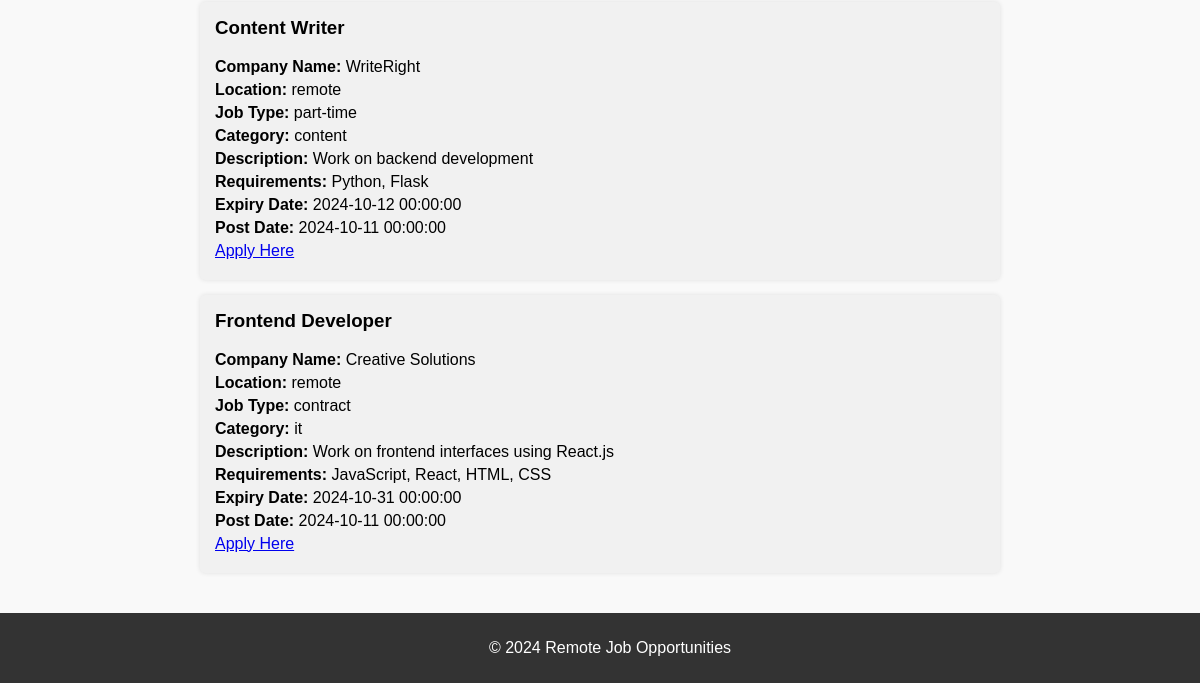
Before: / (lower part) with the older database file.
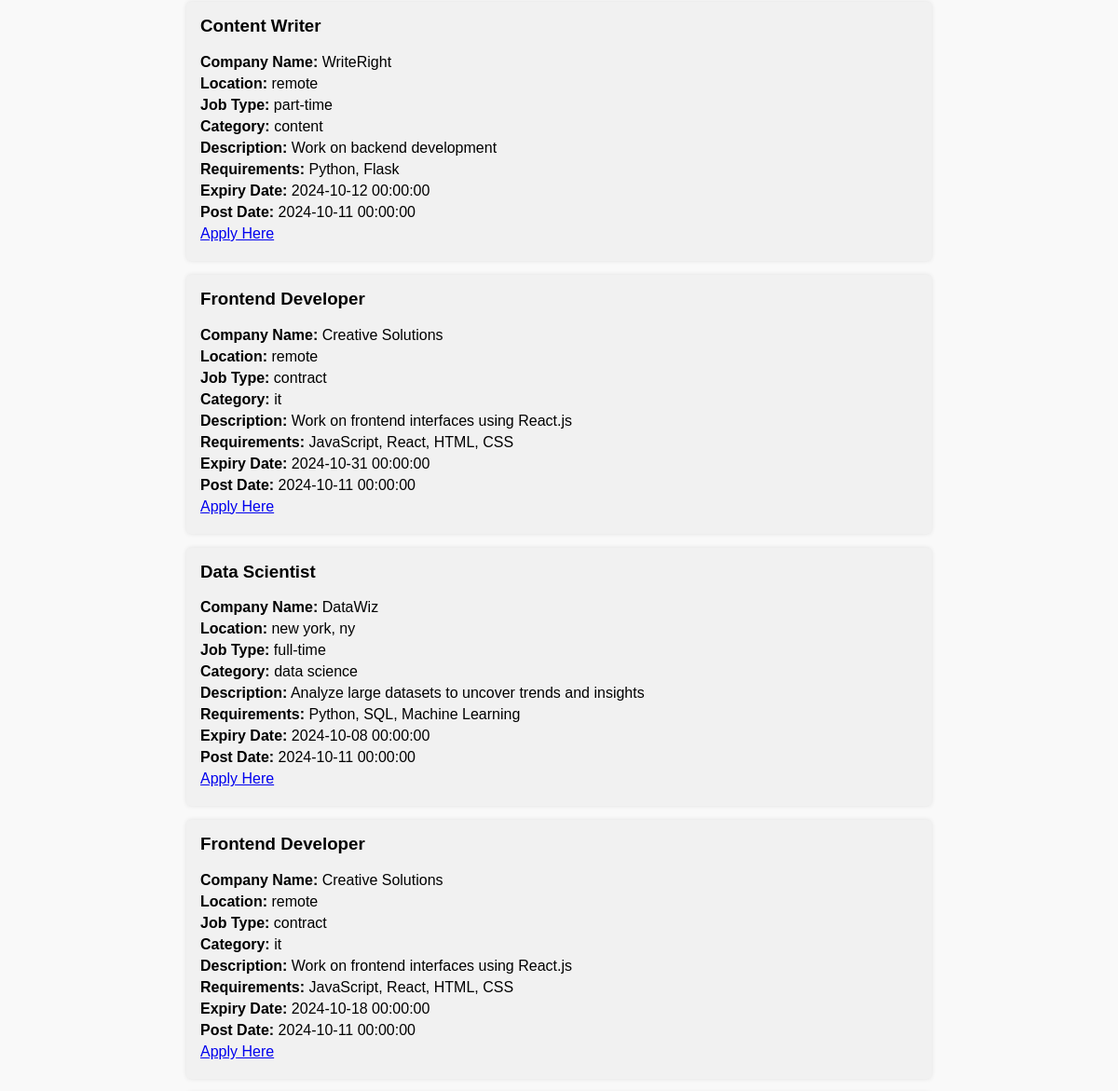
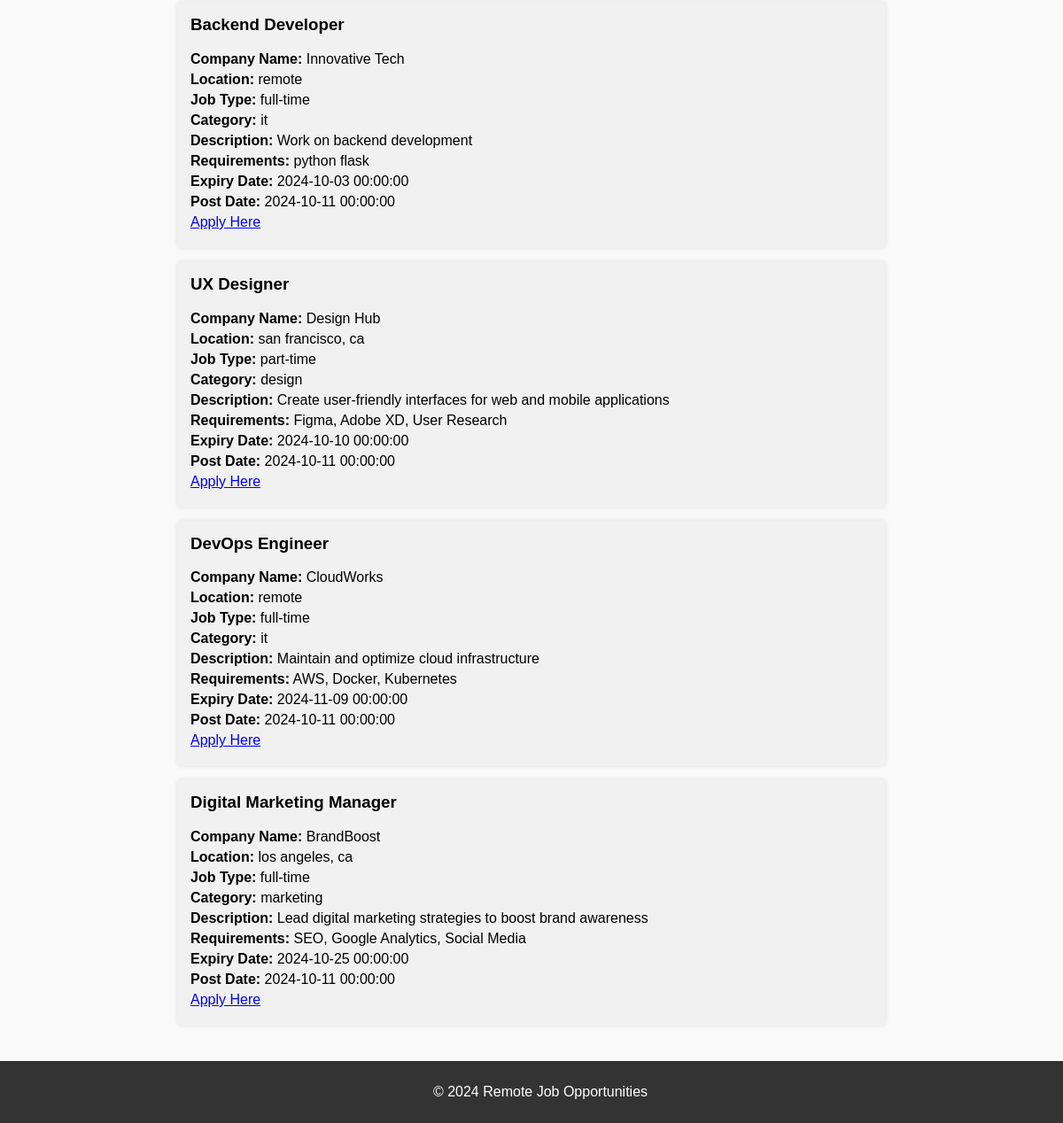
After: the same page with the newer database file (2 pictures, top to bottom).
### app/jobs/models.py (models this page shows, shortened)
class Job(db.Model):
    __tablename__ = 'job'
    id = db.Column(db.Integer, primary_key = True)
    company_id = db.Column(db.Integer, db.ForeignKey('company.id'), nullable=True)
    job_title = db.Column(db.String(200), nullable=False)
    company_name = db.Column(db.String(100), nullable=False)
    location = db.Column(db.String(100), nullable=False)
    category = db.Column(db.Text, nullable=False)
    job_type = db.Column(db.String(100), nullable=False)
    description = db.Column(db.Text, nullable=False)
    requirements = db.Column(db.Text, nullable=False)
    post_date = db.Column(db.DateTime, default = datetime.datetime.now(datetime.UTC).date())
    expire_date = db.Column(db.DateTime, nullable=False)
    application_link = db.Column(db.String(100), nullable=False)
    company = db.relationship('Company', backref=db.backref('job', lazy=True))

### app/jobs/routes.py (the view)
@jobs_bp.route('/', strict_slashes=False, methods=['GET'])
def get_jobs():
    query = Job.query
    job_type = request.args.get('job_type')
    location = request.args.get('location')
    category = request.args.get('category')
    if job_type and job_type.lower() != "All":
        query = query.filter(Job.job_type == job_type)
    if location and location.lower() != "Anywhere":
        query = query.filter(Job.location == location)
    if category and category.lower() != "All":
        query = query.filter(Job.category == category)
    jobs = query.all() # returns a list instances of Job class
    return render_template('jobs_listing.html', jobs=jobs)

### app/templates/jobs_listing.html (shortened to what this page needs)
{% extends 'base.html' %}
{% block content %}
    <ul class="job-listing">
        {% for job in jobs %}
            <li class="job-item">
                <h3>{{ job.job_title }}</h3>
                <p><strong>Company Name:</strong> {{ job.company_name }}</p>
                <p><strong>Location:</strong> {{ job.location }}</p>
                <p><strong>Job Type:</strong> {{ job.job_type }}</p>
                <p><strong>Category:</strong> {{ job.category }}</p>
                <p><strong>Description:</strong> {{ job.description }}</p>
                <p><strong>Requirements:</strong> {{ job.requirements }}</p>
                <p><strong>Expiry Date:</strong> {{ job.expire_date }}</p>
                <p><strong>Post Date:</strong> {{ job.post_date }}</p>
                <p><a href="{{ job.application_link }}" target="_blank">Apply Here</a></p>
            </li>
        {% else %}
            <p>No job listings found matching your criteria.</p>
        {% endfor %}
    </ul>
{% endblock %}

### app/templates/base.html (shortened to what this page needs)
<!DOCTYPE html>
<html lang="en">
<head>
    <link rel="stylesheet" href="{{ url_for('static', filename='css/base.css') }}">
    <link rel="stylesheet" href="{{ url_for('static', filename='css/job_post.css') }}">
    <link rel="stylesheet" href="{{ url_for('static', filename='css/job_listing.css') }}">
    <link rel="stylesheet" href="{{ url_for('static', filename='css/dashboard.css') }}">
    <link rel="stylesheet" href="{{ url_for('static', filename='css/login.css') }}">
    <link rel="stylesheet" href="{{ url_for('static', filename='css/register.css') }}">
</head>
<body>
    <div class="container">
        {% block content %}{% endblock %}
    </div>
    <footer>
        <p>&copy; 2024 Remote Job Opportunities</p>
    </footer>
</body>
</html>

### app/static/css/base.css (style rules this page uses)
html, body { height: 100%; }
body { font-family: Arial, sans-serif; margin: 0; padding: 0; background-color: #f9f9f9; display: flex; flex-direction: column; }
.container { padding: 20px; flex: 1; }
footer { text-align: center; padding: 10px; background-color: #333; color: white; width: 100%; }
::placeholder { font-style: italic; font-size: 0.85em; }

### app/static/css/job_listing.css (style rules this page uses)
.job-listing { max-width: 800px; margin: 20px auto; list-style-type: none; padding: 0; }
.job-listing .job-item { padding: 15px; margin-bottom: 15px; background-color: #f1f1f1; border-radius: 5px; box-shadow: 0 0 5px rgba(0, 0, 0, 0.1); }
.job-listing .job-item h3 { margin-top: 0; }
.job-listing .job-item p { margin: 5px 0; }

Changed rows visible on the page:
added Job: job_title "Data Scientist", company_name "DataWiz", location "new york, ny", job_type "full-time", category "data science", description "Analyze large datasets to uncover trends and insights", requirements "Python, SQL, Machine Learning", expire_date "2024-10-08 00:00:00", post_date "2024-10-11 00:00:00"
added Job: job_title "Frontend Developer", company_name "Creative Solutions", location "remote", job_type "contract", category "it", description "Work on frontend interfaces using React.js", requirements "JavaScript, React, HTML, CSS", expire_date "2024-10-18 00:00:00", post_date "2024-10-11 00:00:00"
added Job: job_title "Backend Developer", company_name "Innovative Tech", location "remote", job_type "full-time", category "it", description "Work on backend development", requirements "python flask", expire_date "2024-10-03 00:00:00", post_date "2024-10-11 00:00:00"
added Job: job_title "UX Designer", company_name "Design Hub", location "san francisco, ca", job_type "part-time", category "design", description "Create user-friendly interfaces for web and mobile applications", requirements "Figma, Adobe XD, User Research", expire_date "2024-10-10 00:00:00", post_date "2024-10-11 00:00:00"
added Job: job_title "DevOps Engineer", company_name "CloudWorks", location "remote", job_type "full-time", category "it", description "Maintain and optimize cloud infrastructure", requirements "AWS, Docker, Kubernetes", expire_date "2024-11-09 00:00:00", post_date "2024-10-11 00:00:00"
added Job: job_title "Digital Marketing Manager", company_name "BrandBoost", location "los angeles, ca", job_type "full-time", category "marketing", description "Lead digital marketing strategies to boost brand awareness", requirements "SEO, Google Analytics, Social Media", expire_date "2024-10-25 00:00:00", post_date "2024-10-11 00:00:00"
